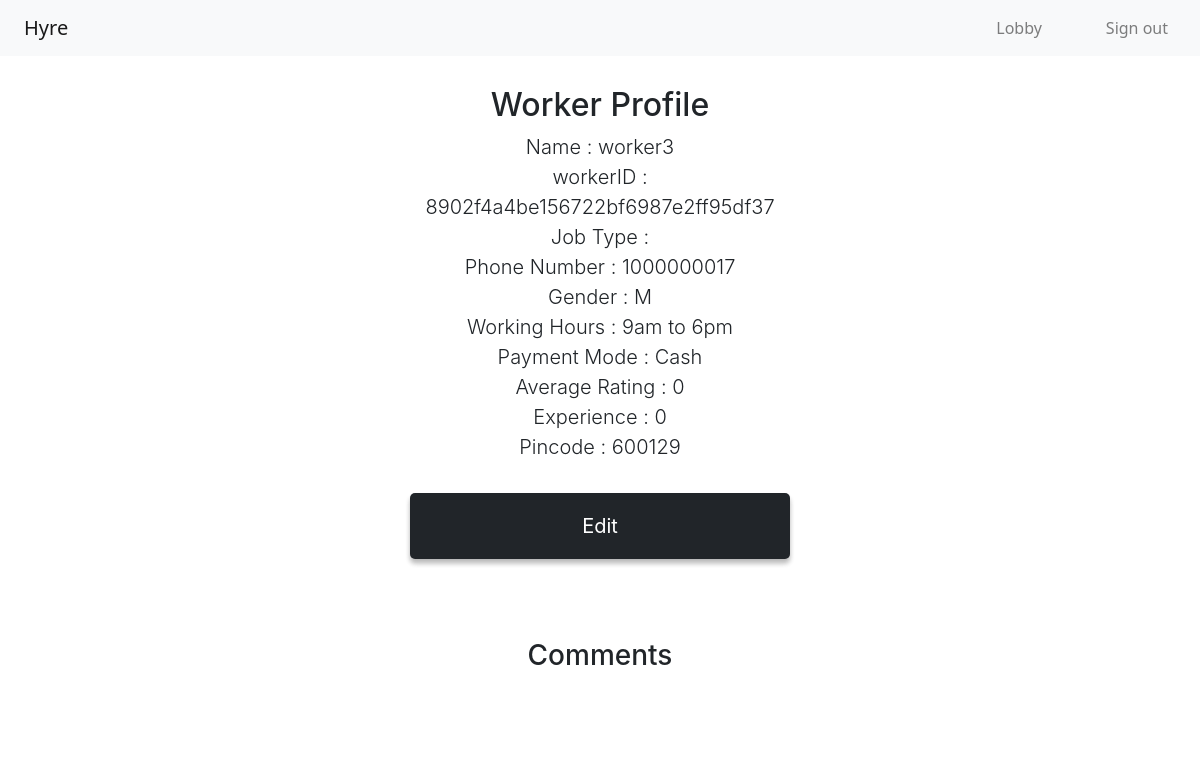
The page /workerProfile.php?workerID=8902f4a4be156722bf6987e2ff95df37 (signed in) on the database as committed earlier.
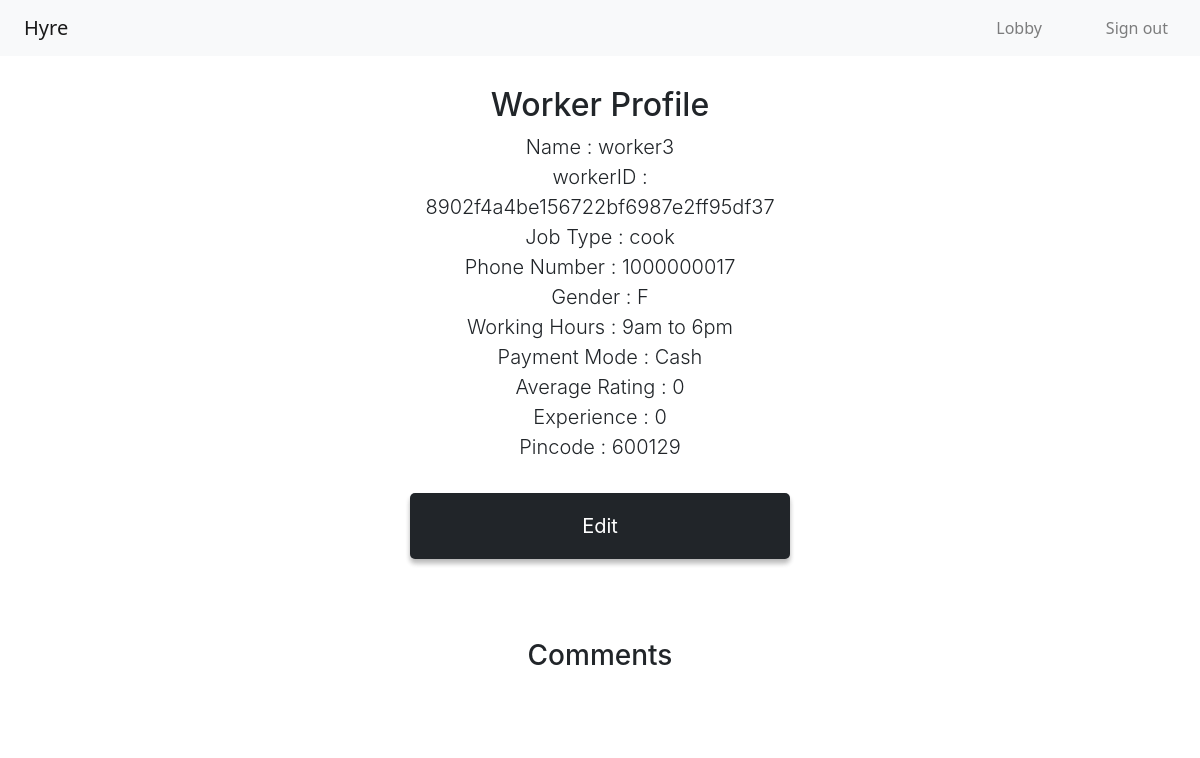
The same page on the database as committed later.
### tables this page shows
CREATE TABLE `worker` (
  `workerID` varchar(32) NOT NULL,
  `workerName` varchar(30) NOT NULL,
  `jobType` varchar(30) NOT NULL,
  `workingHours` varchar(20) NOT NULL DEFAULT '9am to 6pm',
  `experience` tinyint(11) NOT NULL,
  `paymentMode` varchar(50) NOT NULL DEFAULT 'Cash',
  `photo` blob NOT NULL,
  `reputationCount` int(11) NOT NULL DEFAULT 0,
  `averageRating` float NOT NULL DEFAULT 0
);

CREATE TABLE `account` (
  `name` varchar(30) NOT NULL,
  `phoneNumber` bigint(10) NOT NULL,
  `gender` char(1) NOT NULL DEFAULT 'M',
  `dOB` date NOT NULL,
  `pincode` int(6) NOT NULL,
  `aadhaar` bigint(16) NOT NULL,
  `password` varchar(32) NOT NULL,
  `userType` char(1) NOT NULL DEFAULT 'W',
  `ID` varchar(32) NOT NULL,
  `accountStatus` tinyint(4) NOT NULL DEFAULT 1,
  `reportCount` smallint(6) NOT NULL DEFAULT 0
);

### workerProfile.php (the view, shortened to what this page needs)
<?php
include 'config.php' ;
if( $_SESSION['userType'] ){
    $workerID = "" ;
    if( isset($_GET['workerID']) ){
        $workerID = $_GET['workerID'] ;
    }
    $selectWorkers = "SELECT * FROM worker,account where worker.workerID=account.ID and workerID = '$workerID' ";
    $result = mysqli_query( $conn, $selectWorkers ) ;
    $row = mysqli_fetch_assoc($result) ;
    $workerID = $row['workerID'] ;
    $name = $row['workerName'] ;
    $jobType = $row['jobType'] ;
    $workingHours = $row['workingHours'] ;
    $phoneNumber = $row['phoneNumber'] ;
    $gender = $row['gender'] ;
    $averageRating = $row['averageRating'] ;
    $paymentMode = $row['paymentMode'] ;
    $experience = $row['experience'] ;
    $pincode = $row['pincode'] ;
?>
<!DOCTYPE html>
<html>
    <head>
        <link rel="stylesheet" type="text/css" href="1Level/darkTheme.css">
        <link rel="stylesheet" href="https://cdn.jsdelivr.net/npm/bootstrap@4.0.0/dist/css/bootstrap.min.css">
    <link href="https://cdn.jsdelivr.net/npm/bootstrap@5.2.0-beta1/dist/css/bootstrap.min.css" rel="stylesheet">
    </head>
    <body>
    <nav class="navbar navbar-expand-lg navbar-light bg-light">
        <a class="navbar-brand ms-4" href="">Hyre</a>
        <div class="collapse navbar-collapse" id="#navbarToggleButton">
        <ul class="navbar-nav px-4 ms-auto">
            <li class="nav-item"><a class="nav-link" href='mainlobby.php'>Lobby</a></li>
        </ul>
        <ul class="navbar-nav px-4">
            <li class="nav-item"><a class="nav-link" href='logout.php'>Sign out</a></li>
        </ul>
        </div>
    </nav>
            <div class="form">
                <h2 style='text-align:center'>Worker Profile</h2>
                <?php
                echo "<p>Name : $name<br> workerID : $workerID<br>";
                echo "Job Type : $jobType<br> Phone Number : $phoneNumber<br>Gender : $gender<br>Working Hours : $workingHours<br>" ;
                echo "Payment Mode : $paymentMode<br>Average Rating : $averageRating<br>Experience : $experience<br>Pincode : $pincode<br>" ;
                if( $_SESSION['userType'] == "C" ){
                    echo "<div style='text-align:center;'><h3 style='font-size:1.25rem;font-weight:300; margin-top:20px; margin-bottom:20px'><a href='book.php?workerID=$workerID' id='submit-button'><button style='border-radius:7px'>Book Request</button></a></h3></div>" ;
                }
                else{
                    ?>
                    <div><button type="button" onclick="location.href='editWorkerDetails.php'" name="editWorkerDetails" id="submit-button" style="margin-top:15px;  border-radius:5px">Edit</button></div>
                    <?php
                }
                ?>
            </div>
            <div class="form">
                <h3 style='text-align:center'>Comments</h3>
            </div>
    </body>
 </html>
 <?php
    }
    else{
        header("location:index.html") ;
    }
?>

### 1Level/darkTheme.css (style rules this page uses)
h2 { font-weight: 400; margin-bottom: 35px; color: rgb(33, 37, 41); font-family: -apple-system,system-ui,BlinkMacSystemFont,"Segoe UI",Roboto,"Helvetica Neue",Arial,sans-serif; text-align: center; margin-bottom: 10px; }
body { background-color: rgb(255, 255, 255); }
.form { margin: auto; padding-left: 50px; padding-right: 50px; padding-bottom: 50px; padding-top: 30px; background-color: white; min-height: xxx; overflow: hidden; width: 40%; border-radius: 15px; font-family: -apple-system,system-ui,BlinkMacSystemFont,"Segoe UI",Roboto,"Helvetica Neue",Arial,sans-serif; line-height: 180%; color: rgb(33, 37, 41); font-size: 17px; font-size: 1.25rem; font-weight: 300; }
h3 { font-family: -apple-system,system-ui,BlinkMacSystemFont,"Segoe UI",Roboto,"Helvetica Neue",Arial,sans-serif; font-weight: normal; font-stretch: narrower; color: rgb(33, 37, 41); font-size:1.25rem; }
button { font-size: 17px; padding: 15px; top:50%; background-color: rgb(33, 37, 41); color: white; border: none; border-radius: 5px; box-shadow: 0 4px 5px 0 rgba(0,0,0,0.2), 0 5px 5px 0 rgba(0,0,0,0.1); font-family: -apple-system,system-ui,BlinkMacSystemFont,"Segoe UI",Roboto,"Helvetica Neue",Arial,sans-serif; color: rgb(255, 255, 255); width: 30%; }
::placeholder { color: rgb(198, 198, 198); }
#submit-button { width: 100%; }
p { color: rgb(33, 37, 41); text-align: center; font-size: 20px; line-height: 30px; font-family: -apple-system,system-ui,BlinkMacSystemFont,"Segoe UI",Roboto,"Helvetica Neue",Arial,sans-serif; }
* { -webkit-box-sizing: border-box; -moz-box-sizing: border-box; box-sizing: border-box; }
button { transition-duration: 0.4s; }
a, a:hover, a:focus, a:active { text-decoration: none; color: inherit; }

Rows that differ between the two databases and show on the page:
changed worker "worker3": jobType (not shown) → "cook"; account.gender "M" → "F"
